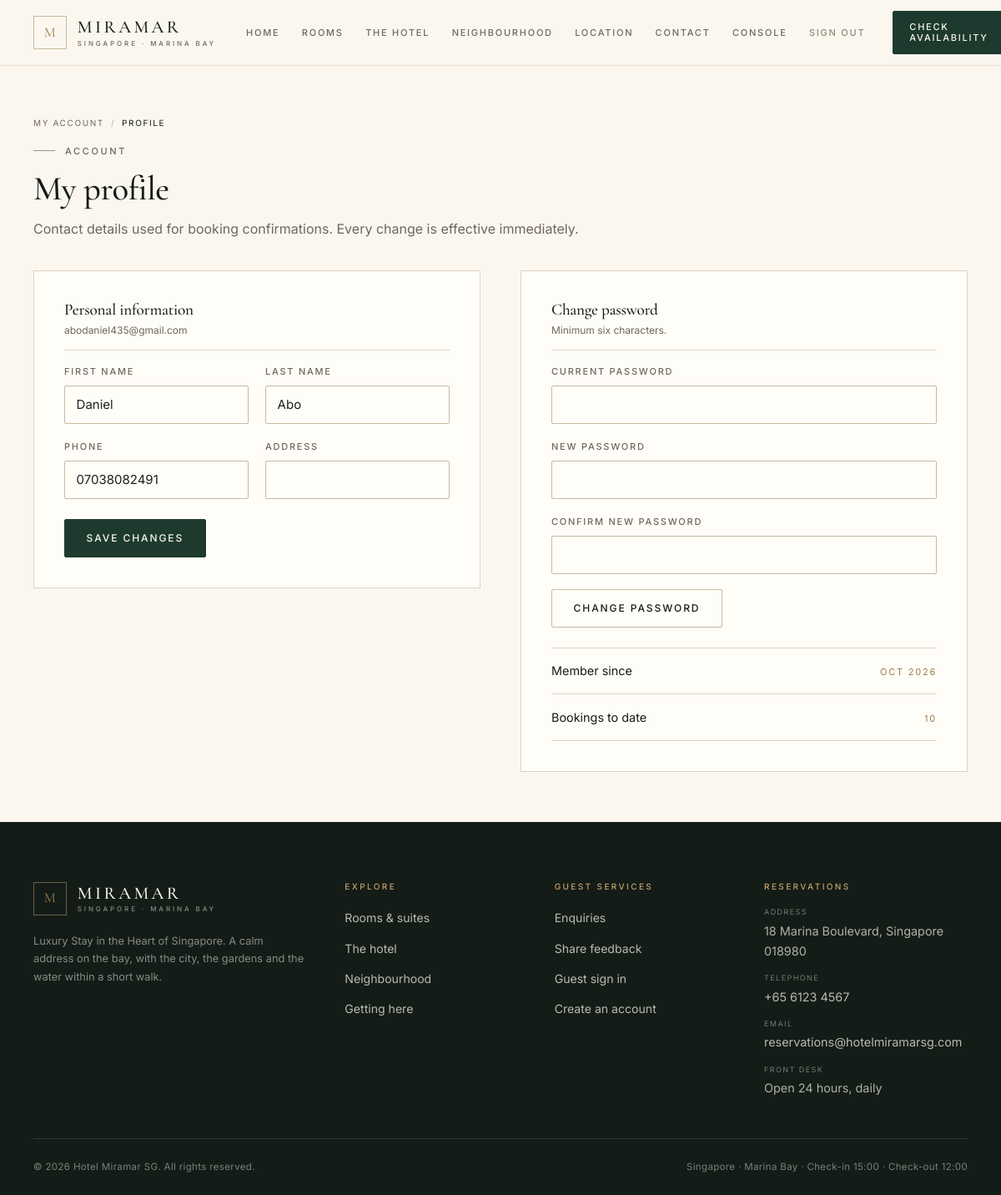
Screenshot of /customer/profile (signed in) with the database file from the repository.
### app/models/models.py (models this page shows, shortened)
class User(UserMixin, db.Model):
    __tablename__ = 'users'
    id = db.Column(db.Integer, primary_key=True)
    email = db.Column(db.String(120), unique=True, nullable=False, index=True)
    password_hash = db.Column(db.String(256), nullable=False)
    first_name = db.Column(db.String(80), nullable=False)
    last_name = db.Column(db.String(80), nullable=False)
    phone = db.Column(db.String(30))
    address = db.Column(db.String(255))
    is_admin = db.Column(db.Boolean, default=False, nullable=False)
    is_active = db.Column(db.Boolean, default=True, nullable=False)
    created_at = db.Column(db.DateTime, default=datetime.utcnow)
    updated_at = db.Column(db.DateTime, default=datetime.utcnow, onupdate=datetime.utcnow)
    bookings = db.relationship('Booking', back_populates='user', lazy='dynamic',
                               cascade='all, delete-orphan')
    feedbacks = db.relationship('Feedback', back_populates='user', lazy='dynamic')

### app/routes/customer.py (the view, shortened to what this page needs)
@customer_bp.route('/profile', methods=['GET', 'POST'])
@login_required
def profile():
    form = ProfileForm(obj=current_user)
    pwd_form = ChangePasswordForm()
    return render_template('customer/profile.html', form=form, pwd_form=pwd_form)

### app/forms/forms.py
class ProfileForm(FlaskForm):
    first_name = StringField('First Name', validators=[DataRequired(), Length(1, 80)])
    last_name = StringField('Last Name', validators=[DataRequired(), Length(1, 80)])
    phone = StringField('Phone', validators=[Optional(), Length(0, 30)])
    address = StringField('Address', validators=[Optional(), Length(0, 255)])
    submit = SubmitField('Update Profile')

class ChangePasswordForm(FlaskForm):
    current_password = PasswordField('Current Password', validators=[DataRequired()])
    new_password = PasswordField('New Password', validators=[DataRequired(), Length(6, 128)])
    confirm_password = PasswordField(
        'Confirm New Password',
        validators=[DataRequired(), EqualTo('new_password')]
    )
    submit = SubmitField('Change Password')

### app/models/models.py (called while the page is built)
@login_manager.user_loader
def load_user(user_id):
    return User.query.get(int(user_id))

### app/templates/customer/profile.html (shortened to what this page needs)
{% extends 'base.html' %}
{% block content %}
<div class="container">
  <div class="page-intro">
    <nav class="breadcrumb" aria-label="Breadcrumb" style="color: var(--muted);">
      <a href="{{ url_for('customer.dashboard') }}" style="color: var(--muted);">My account</a>
      <span aria-hidden="true">/</span>
      <span aria-current="page" style="color: var(--ink);">Profile</span>
    </nav>
    <p class="eyebrow" style="margin-top: 1rem;">Account</p>
    <h1>My profile</h1>
    <p>Contact details used for booking confirmations. Every change is effective immediately.</p>
  </div>
  <div class="detail-shell" style="grid-template-columns: minmax(0, 1fr) minmax(0, 1fr); padding-bottom: clamp(2.5rem, 5vw, 4rem);">
    <div class="summary-card" style="padding: clamp(1.5rem, 3vw, 2.25rem);">
      <div class="panel__head">
        <div>
          <h2>Personal information</h2>
          <p>{{ current_user.email }}</p>
        </div>
      </div>
      <form method="post">
        <div class="form-grid">
          <div class="form-group">
            {{ form.first_name.label }}
            {{ form.first_name(class='input', autocomplete='given-name') }}
          </div>
          <div class="form-group">
            {{ form.last_name.label }}
            {{ form.last_name(class='input', autocomplete='family-name') }}
          </div>
          <div class="form-group">
            {{ form.phone.label }}
            {{ form.phone(class='input', autocomplete='tel') }}
          </div>
          <div class="form-group">
            {{ form.address.label }}
            {{ form.address(class='input', autocomplete='street-address') }}
          </div>
        </div>
        <div class="form-actions">
          <button type="submit" name="update_profile" class="btn">Save changes</button>
        </div>
      </form>
    </div>
    <div class="summary-card" style="padding: clamp(1.5rem, 3vw, 2.25rem);">
      <div class="panel__head">
        <div>
          <h2>Change password</h2>
          <p>Minimum six characters.</p>
        </div>
      </div>
      <form method="post" action="{{ url_for('customer.change_password') }}">
        <div class="form-group">
          {{ pwd_form.current_password.label }}
          {{ pwd_form.current_password(class='input', autocomplete='current-password') }}
        </div>
        <div class="form-group">
          {{ pwd_form.new_password.label }}
          {{ pwd_form.new_password(class='input', autocomplete='new-password') }}
        </div>
        <div class="form-group">
          {{ pwd_form.confirm_password.label }}
          {{ pwd_form.confirm_password(class='input', autocomplete='new-password') }}
        </div>
        {{ pwd_form.submit(class='btn btn--ghost') }}
      </form>
      <div class="distance-list" style="margin-top: 1.5rem;">
        <div class="distance"><div class="distance__name">Member since</div><div class="distance__time">{{ current_user.created_at.strftime('%b %Y') }}</div></div>
        <div class="distance"><div class="distance__name">Bookings to date</div><div class="distance__time">{{ current_user.bookings.count() }}</div></div>
      </div>
    </div>
  </div>
</div>
{% endblock %}

### rows the page displays
User: email "abodaniel435@gmail.com", first_name "Daniel", last_name "Abo", phone "07038082491", created_at "OCT 2026"

### other values shown
{{ pwd_form.current_password.label }} "CURRENT PASSWORD"
{{ pwd_form.new_password.label }} "NEW PASSWORD"
{{ pwd_form.confirm_password.label }} "CONFIRM NEW PASSWORD"
{{ current_user.bookings.count() }} "10"
{{ hotel_tagline }} "Luxury Stay in the Heart of Singapore"
{{ hotel_address }} "18 Marina Boulevard, Singapore 018980"
{{ hotel_phone }} "+65 6123 4567"
{{ hotel_email }} "reservations@hotelmiramarsg.com"
{{ hotel_name }} "Hotel Miramar SG"
